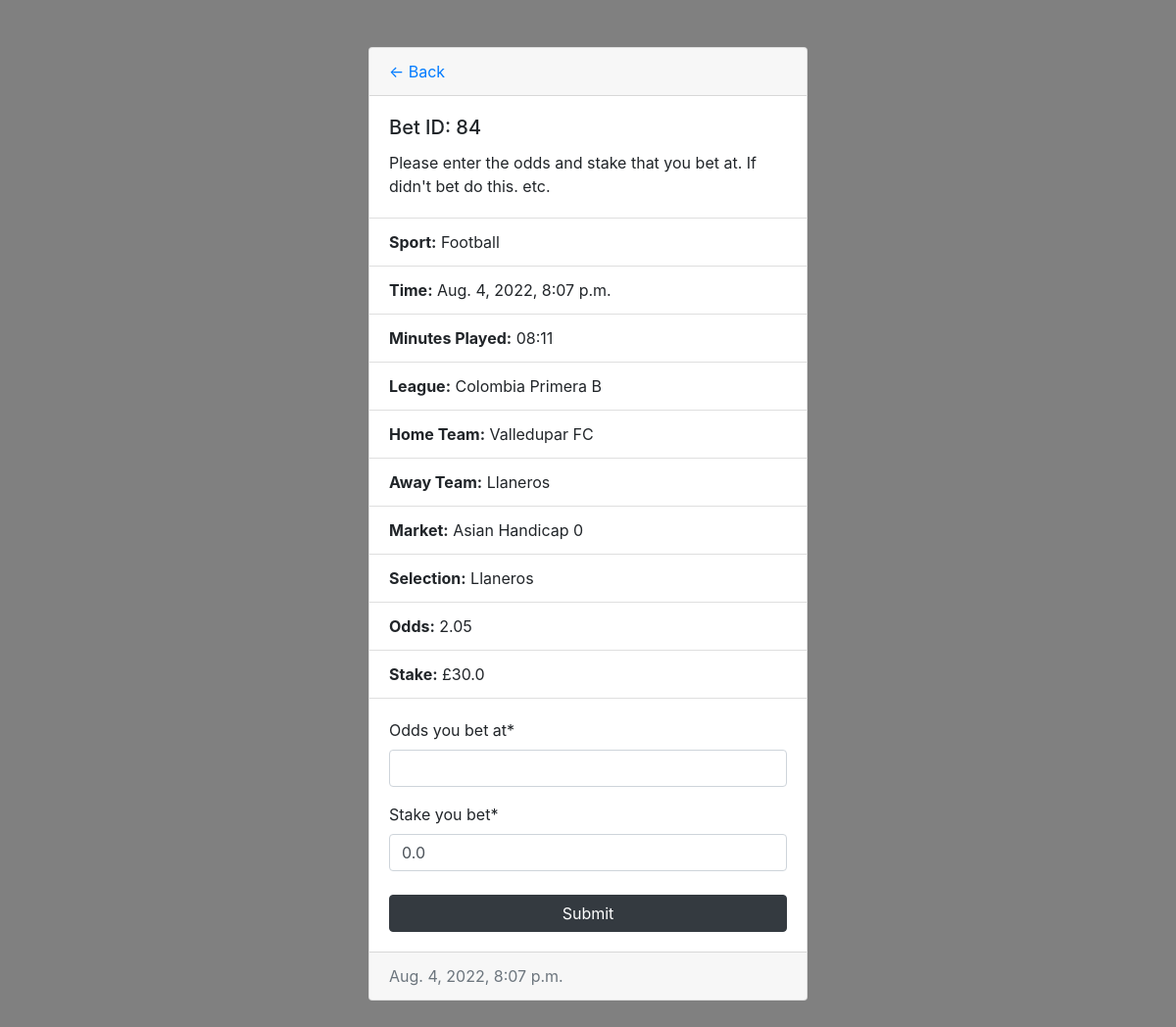
/dashboard/84/ (signed in), run on the app's committed database.
### app/models.py (models this page shows, shortened)
class UserTipped(models.Model):
	user = models.ForeignKey(User, on_delete=models.CASCADE, null=True, blank=True)
	tip = models.ForeignKey(Tip, on_delete=models.CASCADE, null=True, blank=True)
	stake_suggested = models.FloatField()
	stake_bet = models.FloatField(default=0, validators=[MinValueValidator(0.0)])
	odds_bet = models.FloatField(null=True, validators=[MinValueValidator(1.0)])
	last_modified = models.DateTimeField(auto_now=True)
	user_entered_detail = models.BooleanField(default=False, null=False, blank=False)

class Tip(models.Model):
	tip_source = models.ForeignKey("TippingStrategy", null=True, on_delete=models.SET_NULL)
	time = models.DateTimeField()
	match_clock = models.CharField(max_length=10, null=True)
	league = models.CharField(max_length=60, null=True)
	playera = models.CharField(max_length=60, null=True)
	playerb = models.CharField(max_length=60, null=True)
	market = models.CharField(max_length=60, null=True)
	selection = models.CharField(max_length=60, null=True)
	odds = models.FloatField(null=True)
	users = models.ManyToManyField("User", through="UserTipped")

class TippingStrategy(models.Model):
	name = models.CharField(max_length=60)
	sport = models.ForeignKey("Sport", null=True, on_delete=models.SET_NULL)

class Sport(models.Model):
	name = models.CharField(max_length=60)

### app/views.py (the view, shortened to what this page needs)
# urls.py: path("dashboard/<int:tip_id>/", views.UserDashboardInput.as_view(), name="user-dashboard-input"),
class UserDashboardInput(LoginRequiredMixin, generic.UpdateView):
	model = UserTipped
	form_class = DashboardEditForm
	template_name = "user-dashboard-input.html"
	success_url = reverse_lazy("user-dashboard")
	def get_object(self):
		user = self.request.user
		tip_id = self.kwargs.get("tip_id")
		return self.model.objects.filter(Q(user=user) & Q(tip__id=tip_id))[0]

### app/forms.py
class DashboardEditForm(forms.ModelForm):
	class Meta:
		model = UserTipped
		fields = ("odds_bet", "stake_bet", )
		labels = {
		"odds_bet": _("Odds you bet at"),
		"stake_bet": _("Stake you bet"),
		}

### app/templates/user-dashboard-input.html (shortened to what this page needs)
{% extends "main.html" %}
{% block content %}
<body style="background-color: grey;">
  <div class="card my-5 rounded" style="width: 28rem; margin: auto; box-shadow: 12px 12px 22px grey;">
    <div class="card-header">
      <a href="{% url 'user-dashboard' %}">&#8592; Back</a>  </div>
    <div class="card-body">
      <h5 class="card-title">Bet ID: {{object.tip.pk}}</h5>
      <p class="card-text">Please enter the odds and stake that you bet at. If didn't bet do this. etc.</p>
    </div>
    <ul class="list-group list-group-flush">
      <li class="list-group-item"><b>Sport:</b> {{object.tip.tip_source.sport.name}}</li>
      <li class="list-group-item"><b>Time:</b> {{object.tip.time}}</li>
      <li class="list-group-item"><b>Minutes Played:</b> {{object.tip.match_clock}}</li>
      <li class="list-group-item"><b>League:</b> {{object.tip.league}}</li>
      <li class="list-group-item"><b>Home Team:</b> {{object.tip.playera}}</li>
      <li class="list-group-item"><b>Away Team:</b> {{object.tip.playerb}}</li>
      <li class="list-group-item"><b>Market:</b> {{object.tip.market}}</li>
      <li class="list-group-item"><b>Selection:</b> {{object.tip.selection}}</li>
      <li class="list-group-item"><b>Odds:</b> {{object.tip.odds}}</li>
      <li class="list-group-item"><b>Stake:</b> £{{object.stake_suggested}}</li>
    </ul>
    <div class="card-body">
      <form method="POST">
        {% load crispy_forms_tags %}
        {{form|crispy}}
        <input class="btn btn-dark mt-2" type="submit" value="Submit" style="width: 100%;">
      </form>
    </div>
    <div class="card-footer text-muted">
      {{object.tip.time}}
    </div>
  </div>
</body>
{% endblock content %}

### data on the page
UserTipped: tip.pk "84", tip.tip_source.sport.name "Football", tip.time "Aug. 4, 2022, 8:07 p.m.", tip.match_clock "08:11", tip.league "Colombia Primera B", tip.playera "Valledupar FC", tip.playerb "Llaneros", tip.market "Asian Handicap 0", tip.selection "Llaneros", tip.odds "2.05", stake_suggested "30.0", stake_bet "0.0"
